Frame 1 (no input): blank canvas, image omitted
Frame 60 (the mouse pressed at the canvas centre just before this capture): blank canvas, image omitted
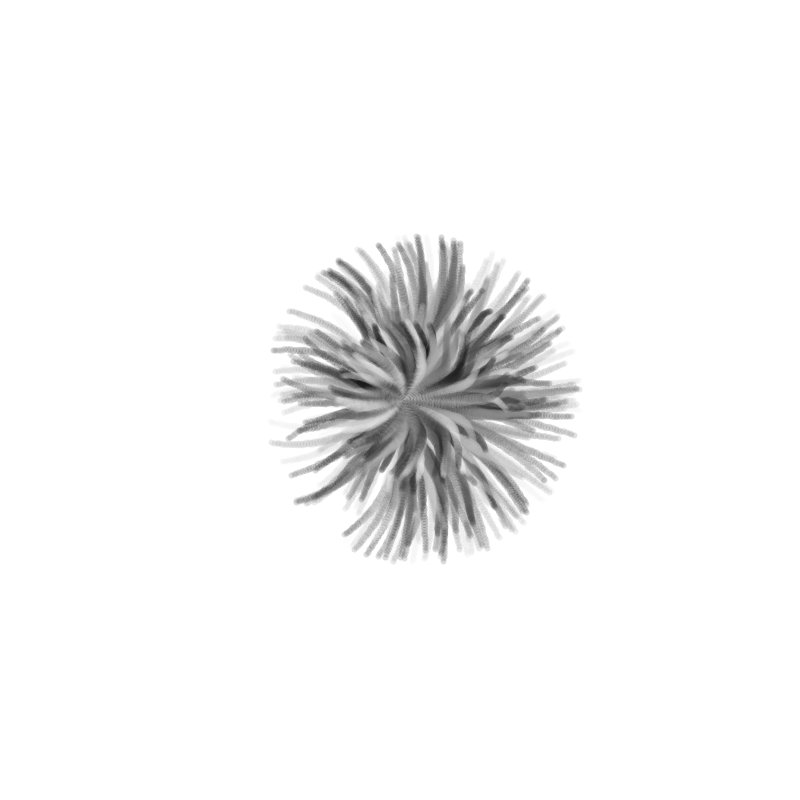
Frame 120 (the mouse held since frame 60 and released just before this capture)

The Processing sketch whose frames 1 and 60 were blank and that drew this single picture after the mouse press (run headless with seeded random() and noise(); from frame 60 on, the mouse is pressed at the canvas centre):

// Processing sketch: processing_144606
// ── processing_144606.pde

Particle[] p = new Particle[400];
void setup() {
  size(800, 800);
  noStroke();
  background(255);
}

void draw() {
  // fill(255,255,255,5);
  // rect(0,0,width,height);
  // background(255);
  if (p[0]!=null) {

    for (int i=0;i<p.length;i++) {
      p[i].move();
    }
  }
}

void mousePressed() {
  for (int i=0;i<p.length;i++) {


    p[i]=new Particle(mouseX, mouseY);
  }
}


class Particle {
  color c;
  float x=0;
  float y=0;
  float a=0;
  float aInc=0;
  float s=1;

  float driftAngle = 0;

  int totalTicks = 100;
  int tick=0;

  public Particle(float x, float y) {
    c = color(random(255), random(255), random(255), 40);
    float grey = random(255);
    c = color(grey, grey, grey, 40);
    this.x=x;
    this.y=y;
    aInc= random(-4, 4);

    driftAngle = random( 360);
  }

  public void move() {
    if ( tick++ < totalTicks) {


      x += cos( radians( a ) ) * s;
      y += sin( radians( a+=aInc ) ) * s ;

      x += cos( radians( driftAngle ) ) * 2;
      y += sin( radians( driftAngle ) ) * 2;

      stroke(c);
      strokeWeight(map(tick, 0, totalTicks, 15, 0.1) );
      point(x, y);
    }
  }
}
